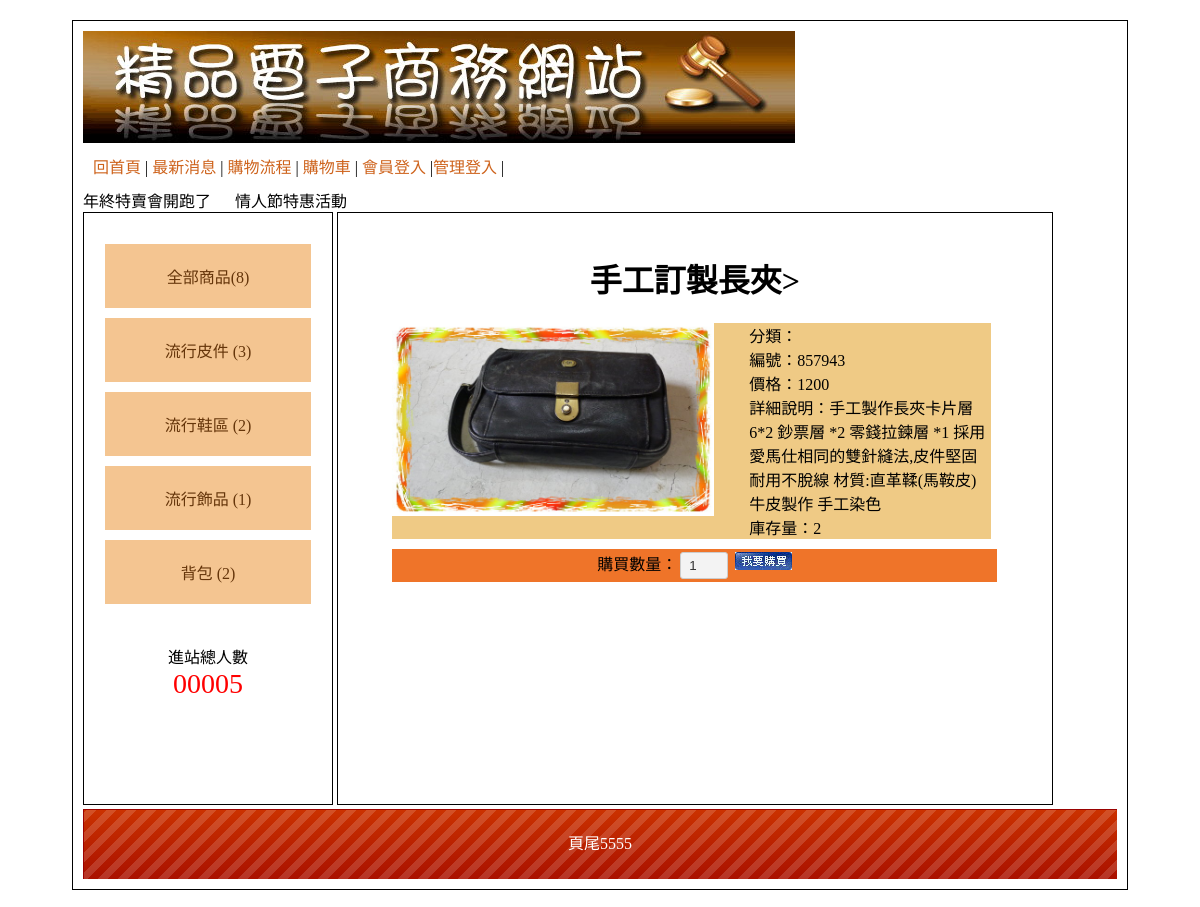
The page /?do=detail&id=2 on the database its author committed.
### tables this page shows
CREATE TABLE `type` (
  `id` int(10) NOT NULL COMMENT '流水號',
  `name` text NOT NULL COMMENT '選單名稱',
  `parent` int(2) NOT NULL DEFAULT 0 COMMENT '大分類'
);

CREATE TABLE `goods` (
  `id` int(10) NOT NULL COMMENT '流水號',
  `no` text NOT NULL COMMENT '商品編號',
  `name` text NOT NULL COMMENT '商品名稱',
  `price` int(5) NOT NULL COMMENT '商品單價',
  `stock` int(5) NOT NULL COMMENT '庫存量',
  `spec` text NOT NULL COMMENT '規格',
  `intro` text NOT NULL COMMENT '商品簡介',
  `img` text NOT NULL COMMENT '商品圖片路徑',
  `big` int(5) NOT NULL COMMENT '大分類',
  `mid` int(5) NOT NULL COMMENT '次分類',
  `sh` int(2) NOT NULL DEFAULT 1 COMMENT '顯示上架(是/否)'
);

CREATE TABLE `bottom` (
  `id` int(10) NOT NULL COMMENT '流水號',
  `bottom` text NOT NULL COMMENT '頁尾版權文字'
);

### base.php (called while the page is built, shortened)
<?php
class DB{
    protected $dsn="mysql:host=localhost;charset=utf8;dbname=web04";
    protected $user="root";
    protected $pw='';
    protected $pdo;
    public $table;
    public function __construct($table){
        $this->table=$table;
        $this->pdo=new PDO($this->dsn,$this->user,$this->pw);
    }
    public function find($id){
        $sql="SELECT * FROM $this->table WHERE ";
        if(is_array($id)){
            foreach($id as $key => $value){
                $tmp[]="`$key`='$value'";
            }
            $sql .= implode(" AND ",$tmp);
        }else{
            $sql .= " `id`='$id'";
        }
        return $this->pdo->query($sql)->fetch(PDO::FETCH_ASSOC);
    }
    public function all(...$arg){
        $sql="SELECT * FROM $this->table ";
        switch(count($arg)){
            case 1:
                if(is_array($arg[0])){
                    foreach($arg[0] as $key => $value){
                        $tmp[]="`$key`='$value'";
                    }
                    $sql .= " WHERE ".implode(" AND ",$tmp);
                }else{
                    $sql .= $arg[0];
                }
            break;
        }
        return $this->pdo->query($sql)->fetchAll(PDO::FETCH_ASSOC);
    }
    public function math($method,$col,...$arg){
        $sql="SELECT $method($col) FROM $this->table ";
        switch(count($arg)){
            case 1:
                if(is_array($arg[0])){
                    foreach($arg[0] as $key => $value){
                        $tmp[]="`$key`='$value'";
                    }
                    $sql .= " WHERE ".implode(" AND ",$tmp);
                }else{
                    $sql .= $arg[0];
                }
            break;
        }
        return $this->pdo->query($sql)->fetchColumn();
    }
}
$Bottom=new DB("bottom");
$Goods=new DB("goods");
$Type=new DB("type");
?>

### index.php (the view, shortened to what this page needs)
<?php include_once "base.php"; ?>
<!DOCTYPE html PUBLIC "-//W3C//DTD XHTML 1.0 Transitional//EN" "http://www.w3.org/TR/xhtml1/DTD/xhtml1-transitional.dtd">
<html xmlns="http://www.w3.org/1999/xhtml">
<head>
  <link href="./css/css.css" rel="stylesheet" type="text/css">
</head>
<body>
  <div id="main">
    <div id="top">
      <a href="index.php">
        <img src="./icon/0416.jpg">
      </a>
      <div style="padding:10px;">
        <a href="index.php">回首頁</a> |
        <a href="?do=news">最新消息</a> |
        <a href="?do=look">購物流程</a> |
        <a href="?do=buycart">購物車</a> |
        <?php
        if(isset($_SESSION['member'])){
          echo "<a href='javascript:logout(&#039;member&#039;)'>會員登出</a> |";
        }else{
          echo "<a href='?do=login'>會員登入</a> |";
        }
        if(isset($_SESSION['admin'])){
          echo "<a href='back.php'>返回管理</a> |";
        }else{
          echo "<a href='?do=admin'>管理登入</a> |";
        }
        ?>
      </div>
      <marquee>
        年終特賣會開跑了 &nbsp;&nbsp;&nbsp;&nbsp; 情人節特惠活動
      </marquee>
    </div>
    <div id="left" class="ct">
      <div style="min-height:400px;">
        <div class="ww">
          <a href="?type=0">
            全部商品(<?= $Goods->math('count', '*', ['sh' => 1]); ?>)
          </a>
        </div>
        <?php
        $bigs = $Type->all(['parent' => 0]);
        foreach ($bigs as $big) {
          echo "<div class='ww'>";
          echo "  <a href='?type={$big['id']}'>";
          echo      $big['name'];
          echo "    ({$Goods->math('count','*',['big'=>$big['id'],'sh'=>1])})";
          echo "  </a>";
          $mids = $Type->all(['parent' => $big['id']]);
          if (!empty($mids)) {
            foreach ($mids as $mid) {
              echo "    ({$Goods->math('count','*',['mid'=>$mid['id'],'sh'=>1])})";
            }
          }
          echo "</div>";
        }
        ?>
      </div>
      <span>
        <div>進站總人數</div>
        <div style="color:#f00; font-size:28px;">
          00005 </div>
      </span>
    </div>
    <div id="right">
      <?php
      $do = $_GET['do'] ?? 'main';
      $file = "front/" . $do . ".php";
      if (file_exists($file)) {
        include $file;
      } else {
        echo "檔案不存在";
        include "front/main.php";
      }
      ?>
    </div>
    <div id="bottom" style="line-height:70px;background:url(icon/bot.png); color:#FFF;" class="ct">
      <?= $Bottom->find(1)['bottom']; ?>
    </div>
  </div>
</body>
</html>

### front/detail.php (shortened to what this page needs)
<?php
$g = $Goods->find($_GET['id']);
echo "<h1 class='ct'>{$g['name']}></h1>";
?>
<div class="all" style="display:flex;">
    <div class="pp" style="width:59%;">
        <img src="icon/<?= $g['img']; ?>" style="width:90%">
    </div>
    <div class="pp" style="width:40%;">
    <div>分類：</div>
    <div>編號：<?=$g['no'];?></div>
    <div>價格：<?=$g['price'];?></div>
    <div>詳細說明：<?=$g['intro'];?></div>
    <div>庫存量：<?=$g['stock'];?></div>
    </div>
</div>
<div class="tt ct all">
    購買數量：<input type="number" name="qt" id="qt" value="1" style="width:30px;">
    <img src="icon/0402.jpg" onclick="buy(<?=$g['id'];?>)">
</div>

### css/css.css (style rules this page uses)
body { font-family:"微軟正黑體"; }
#main { width:1034px; padding:10px; margin:20px auto 20px auto; border:#000 solid 1px; min-height:768px; }
#top a { color:#CE631C; text-decoration:none; }
#left { display:inline-block; width:20%; padding:2%; height:550px; overflow: auto; vertical-align:top; border:#000 1px solid; }
#left a { display:block; padding:20px 5px 20px 5px; text-decoration:none; background:#F4C591; margin:10px auto 10px auto; color:#65350A; }
.ct { text-align:center; }
#right { display:inline-block; width:65%; padding:2%; overflow: auto; height:550px; border:#000 1px solid; }
#bottom { height:70px; background:url(icon/bot.png); background-size:cover; }
.all { width:90%; margin:10px auto 10px auto; }
.tt { background:#EF7429; }
.pp { background:#EFCA85; }
input[type=text],input[type=password],input[type=submit],button,.button,input[type=reset],input[type=button],select，textarea,input[type=number] { background:#F3F3F3; border:#CCC 1px solid; border-radius:3px; padding:5px 8px 5px 8px; text-decoration:none; margin:3px; color:#333; }

### rows shown on the page
type: name "流行皮件", math "3"
type: name "流行鞋區", math "2"
type: name "流行飾品", math "1"
type: name "背包", math "2"
goods: name "手工訂製長夾", img (picture), no "857943", price "1200", intro "手工製作長夾卡片層6*2 鈔票層 *2 零錢拉鍊層 *1 採用愛馬仕相同的雙針縫法,皮件堅固耐用不脫線 材質:直革鞣(馬鞍皮)牛皮製作 手工染色", stock "2"
bottom: bottom "頁尾5555"

### other values the page prints
$Goods->math('count', '*', ['sh' => 1]) "8"
